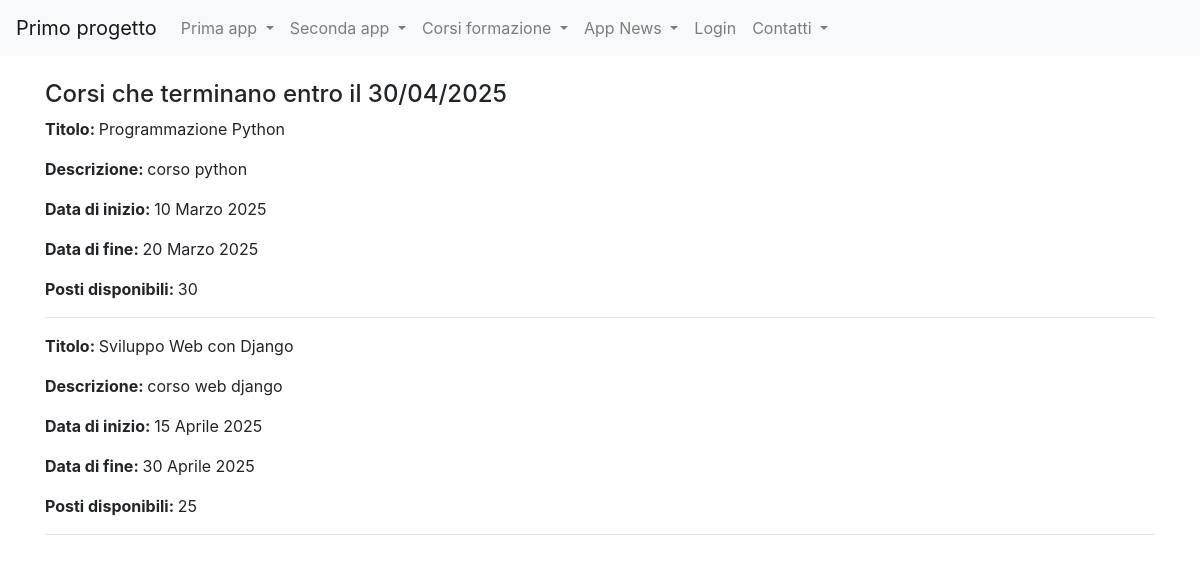
The page /corsi_formazione/view_e on the database its author committed.
### corsi_formazione/models.py (models this page shows, shortened)
class Corso(models.Model):
    titolo = models.CharField(max_length=35)
    descrizione = models.CharField(max_length=20)
    data_inizio = models.DateField(blank=True)
    data_fine = models.DateField(blank=True)
    posti_disponibili = models.IntegerField(default=0,blank=True)
    class Meta:
        verbose_name = "Corso"
        verbose_name_plural = "Corsi"

### corsi_formazione/views.py (the view)
# urls.py: path("view_e", view_e, name="view_e" ),
def view_e(request): #view di view e
    corsi_data_fine = Corso.objects.filter(data_fine__lte=datetime.date(2025,4,30))
    context = {'corsi' : corsi_data_fine}
    return render(request, 'view_e.html',context)

### corsi_formazione/templates/view_e.html (shortened to what this page needs)
{% extends 'base.html'%}
{%block content%}
<h4> Corsi che terminano entro il 30/04/2025 </h4>
{% for corso in corsi %}
    <p><strong>Titolo: </strong>{{ corso.titolo }}</p>
    <p><strong>Descrizione: </strong>{{ corso.descrizione }}</p>
    <p><strong>Data di inizio: </strong>{{ corso.data_inizio }}</p>
    <p><strong>Data di fine: </strong>{{ corso.data_fine }}</p>
    <p><strong>Posti disponibili: </strong>{{ corso.posti_disponibili }}</p>
    <hr>
{% endfor %}
{%endblock content%}

### rows shown on the page
Corso: titolo "Programmazione Python", descrizione "corso python", data_inizio "10 Marzo 2025", data_fine "20 Marzo 2025", posti_disponibili "30"
Corso: titolo "Sviluppo Web con Django", descrizione "corso web django", data_inizio "15 Aprile 2025", data_fine "30 Aprile 2025", posti_disponibili "25"
